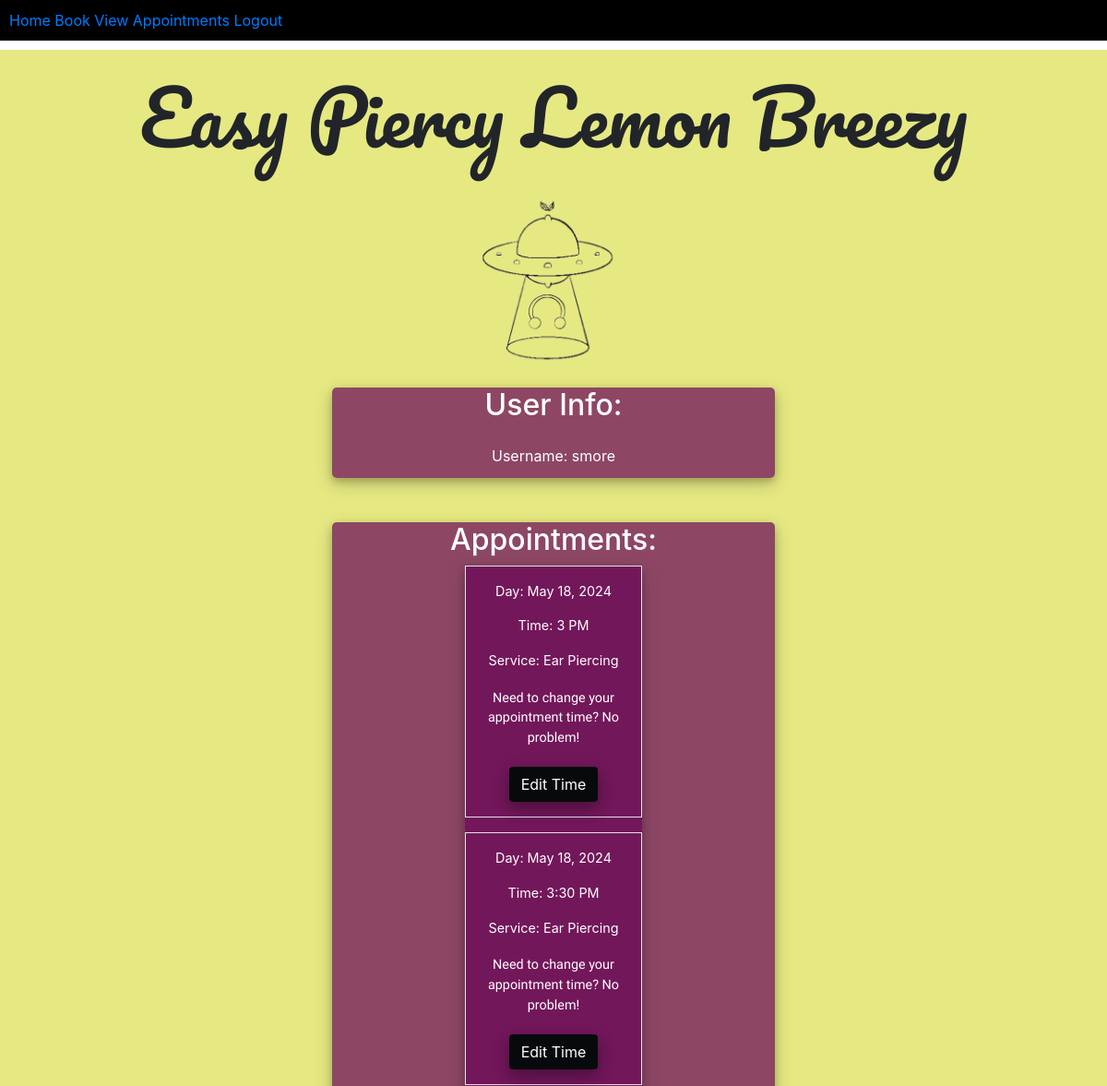
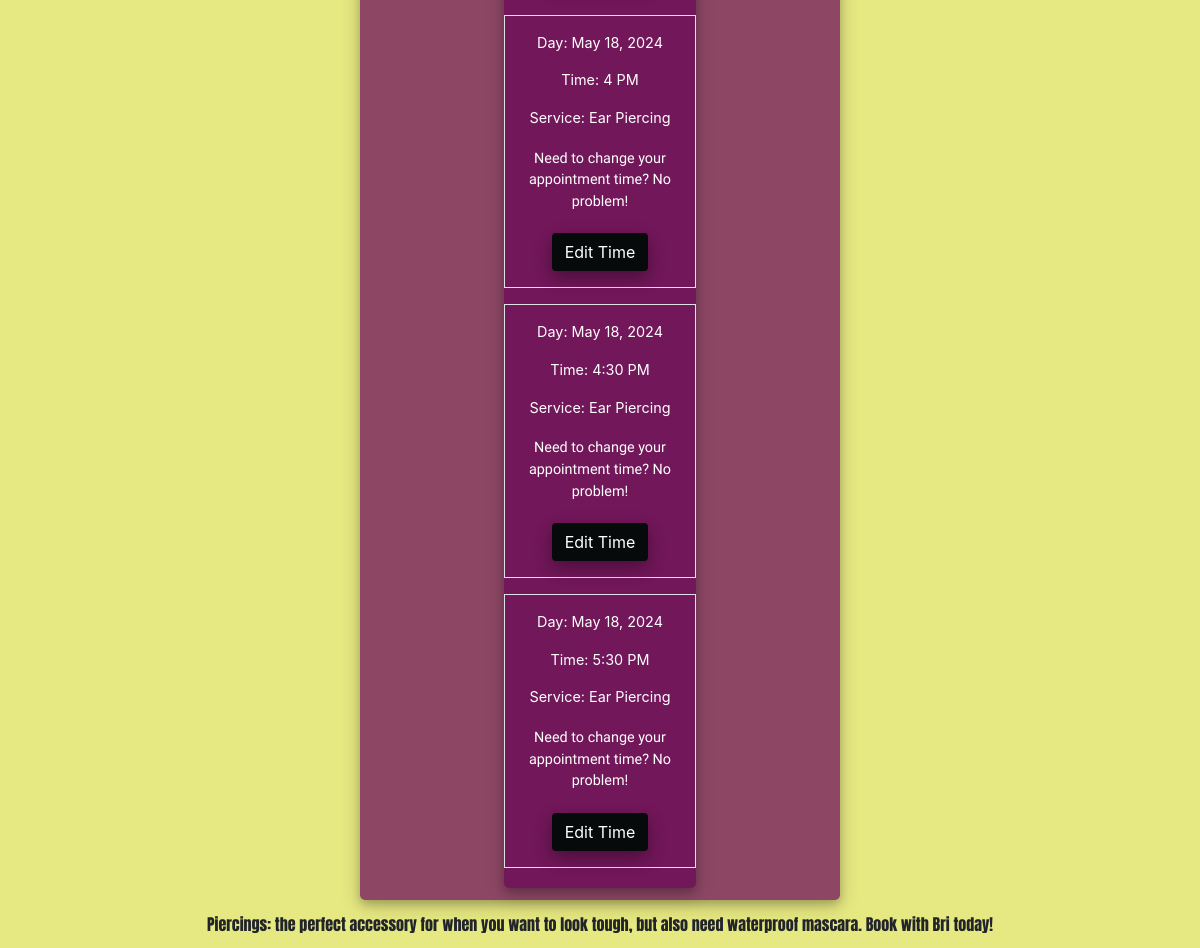
Page /appointments (signed in) on the earlier database version (2 pictures, top to bottom).
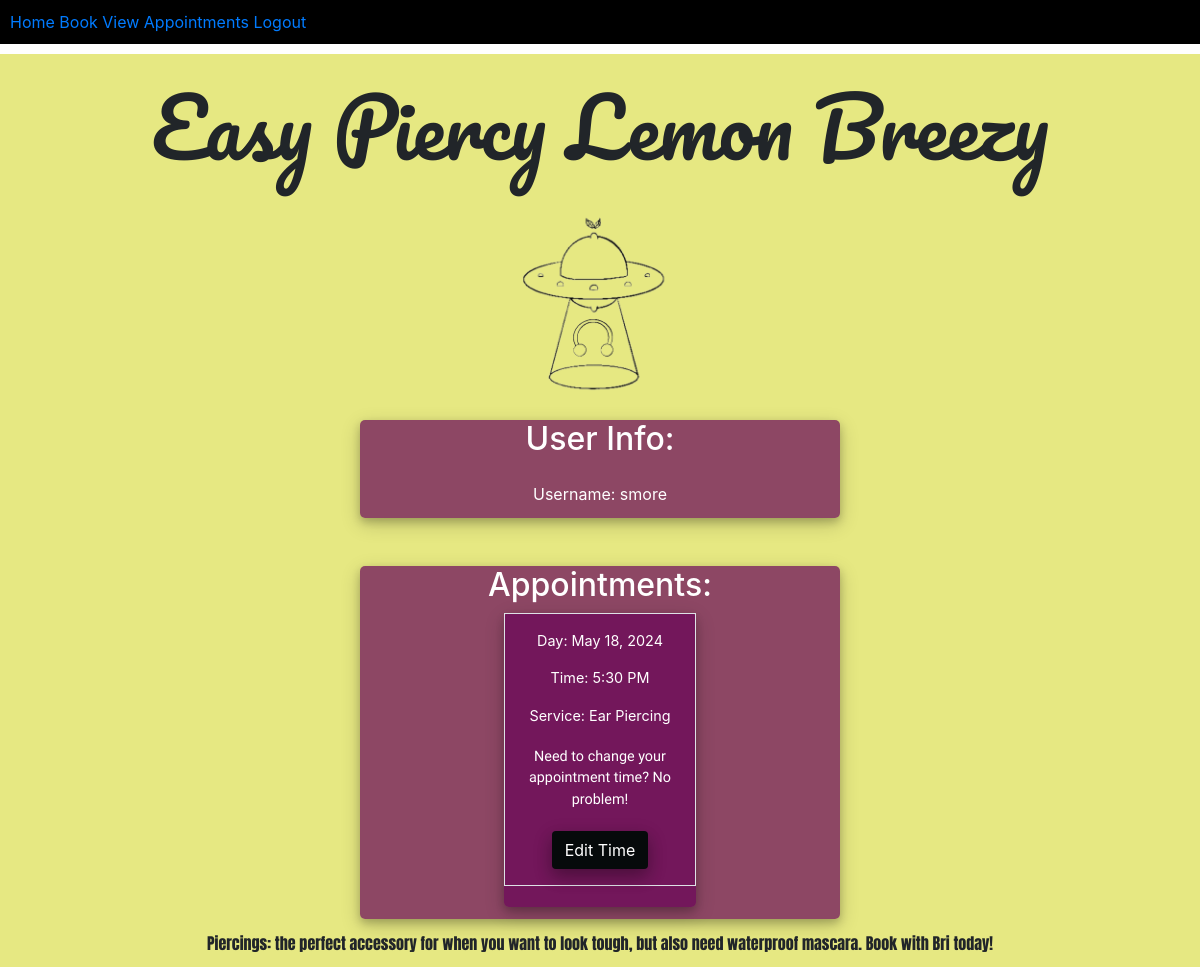
Same page on the later database version.
### app/models.py (models this page shows, shortened)
class Appointment(models.Model):
    user = models.ForeignKey(User, on_delete=models.CASCADE, null=True, blank=True)
    service = models.CharField(max_length=50, choices=SERVICE_CHOICES, default="Ear Piercing")
    day = models.DateField(default=datetime.now)
    time = models.CharField(max_length=10, choices=TIME_CHOICES, default="3 PM")
    time_ordered = models.DateTimeField(default=datetime.now, blank=True)

### app/views.py (the view)
# urls.py: path('appointments', userApp, name='appointments'),
def userApp(request):
    user = request.user
    appointments = Appointment.objects.filter(user=user).order_by('day', 'time')
    return render(request, 'appointments.html', {
        'user': user,
        'appointments': appointments,
    })

### app/templates/appointments.html (shortened to what this page needs)
{% extends 'base.html' %}
{% load static %}
{% block content %}
{% if user.is_authenticated %}
<div class="apps_layout">
    <h2 class="announcement_tags">User Info:</h2>
    <ul class="list-group fs-4 mt-3">
            <li class="list-group mt-2">Username: {{ user.username }}</li>
    </ul>
</div>
{% if appointments.count > 0 %}
<div class="mt-5 ">
    <div class="apps_layout">
        <h2 class="announcement_tags">Appointments:</h2>
    <div class="apps_layout">
        {% for appointment in appointments %}
        <div class="list-group fs-4 border p-3 mb-3">
            <p class="user_apps">Day: {{ appointment.day }}</p>
            <p class="user_apps">Time: {{ appointment.time }}</p>
            <p class="user_apps">Service: {{ appointment.service }}</p>
            <div class="user_apps">
                <p class="poetsen_one">Need to change your appointment time? No problem!</p>
                <a class="btn base_btn" href="{% url 'userUpdate' appointment.id %}">Edit Time</a>
            </div>
        </div>
        {% endfor %}
    </div>
</div>
{% endif %}
{% endif %}
{%endblock%}

### app/templates/base.html (shortened to what this page needs)
{% load static %}
<!DOCTYPE html>
<html lang="en">
<head>
    <link rel="stylesheet" href={% static 'styles.css' %}>
    <link rel="stylesheet" href="https://stackpath.bootstrapcdn.com/bootstrap/4.1.3/css/bootstrap.min.css">
	<link rel="stylesheet" href="https://use.fontawesome.com/releases/v5.6.1/css/all.css">
</head>
<body>
    <nav class="myNav">
        {% if user.is_authenticated and not user.is_staff%}
        <a href="{% url 'home' %}">Home</a>
        <a href="{% url 'booking' %}">Book</a>
        <a href="{% url 'appointments' %}">View Appointments</a>
        <a href="{% url 'logout' %}">Logout</a></li>
            {% endif %}
    </nav>
    <h3 class="piercing_name">Easy Piercy Lemon Breezy</h3>
    <img src="{% static 'logo.png' %}">
    <main>
        {% block content %}{% endblock content %}
    <footer class="footer">Piercings: the perfect accessory for when you want to look tough, but also need waterproof mascara.
        Book with Bri today!
    </footer>
</html>

### app/static/styles.css (style rules this page uses)
.piercing_name { font-weight: bold; font-size: 5rem; margin: auto 0; text-align: center; margin-top: 2%; margin-bottom: .5%; font-family: "Pacifico", cursive; font-weight: 400; font-style: normal; }
.announcement_tags { text-align:center; }
.footer { text-align:center; font-family: "Anton", sans-serif; font-weight: 400; font-style: normal; padding:1%; }
body, html { margin: 0; padding: 0; height: 100%; background: #e6e882 !important; }
.user_apps { border-color:white; border-width: 100%; font-size: 90%; align-items: center; }
.myNav { background: black; padding: 10px; border-bottom: 10px solid white; align-items: end }
.base_btn { background: #060a0b !important; color: white !important; border: none; color: white; padding: 15px 32px; margin-top:1%; text-align: center; border-radius: 4px; text-decoration: none; display: inline-block; box-shadow: 0 8px 16px 0 rgba(0,0,0,0.2), 0 6px 20px 0 rgba(0,0,0,0.19); }
img { display: block; margin-left: auto; margin-right: auto; width: 20% ; justify-content: center; }
.poetsen_one { font-family: "Poetsen One", sans-serif; font-weight: 400; font-style: normal; padding:2%; }
.apps_layout { background-color: #690358b3; color: white; text-align:center; margin-left: 30%; margin-right: 30%; padding-bottom: 1%; box-shadow: 0 4px 8px 0 rgba(0, 0, 0, 0.2), 0 6px 20px 0 rgba(0, 0, 0, 0.19); -webkit-box-shadow: 0 4px 8px 0 rgba(0, 0, 0, 0.2), 0 6px 20px 0 rgba(0, 0, 0, 0.19); -moz-box-shadow: 0 4px 8px 0 rgba(0, 0, 0, 0.2), 0 6px 20px 0 rgba(0, 0, 0, 0.19); border-radius: 5px; }

Differences in the rows shown:
removed Appointment: day "May 18, 2024", time "3 PM", service "Ear Piercing"
removed Appointment: day "May 18, 2024", time "3:30 PM", service "Ear Piercing"
removed Appointment: day "May 18, 2024", time "4 PM", service "Ear Piercing"
removed Appointment: day "May 18, 2024", time "4:30 PM", service "Ear Piercing"
